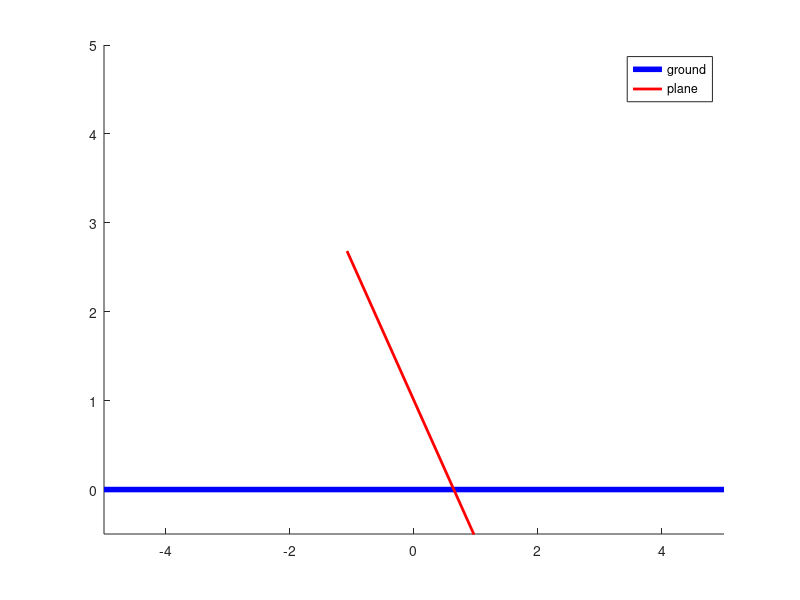

Recreate this plot in MATLAB. (Note: this script raises an error after producing the figure.)
# pwd = present working direcotry
# cd = change direcotry
# ls = list files in dir
# type 'testfile' in the correct dir, the 'data.csv' file has to be in the same dir

1;	# Prevent Octave from thinking that this is a function file

########################################################
# init
########################################################

clear all;	# clear all variables
clf; 		# clear figures
close all; 	# figures
hold off; 	# force redraw of plots

########################################################
# helper function
########################################################

function transform(angle, alt)
	clf																		# clear figure

	# variables
	planefactor =	2;
	x_center =		0;
	y_center =		0;
	left_border =	-5;
	right_border =	5;
	x1 =			x_center - planefactor*cos(pi/180*angle);
	x2 =			x_center + planefactor*cos(pi/180*angle);
	y1 =			y_center + planefactor*sin(pi/180*angle) + alt;
	y2 =			y_center - planefactor*sin(pi/180*angle) + alt;
	
	# plotting																# draw COG
	line([left_border ; right_border],[0 ; 0],'Color','b','LineWidth',4) 	# ground plot															
	line([x1 ; x2],[y1 ; y2],'Color','r','LineWidth',2) 					# plane plot
	legend('ground', 'plane')												# plot legend
	axis ([left_border right_border -.5 5])									# define plot limits
endfunction

########################################################
# the sctipt
########################################################

M = 	csvread("data.csv"); 
time = 	M(2:end, 1);			# take second line -> end from 1st column (since first line is text!)
alt = 	M(2:end, 2);
angle = M(2:end, 3);

for i=1:length(time)
	transform(angle(i), alt(i));
	usleep(1/8);
endfor